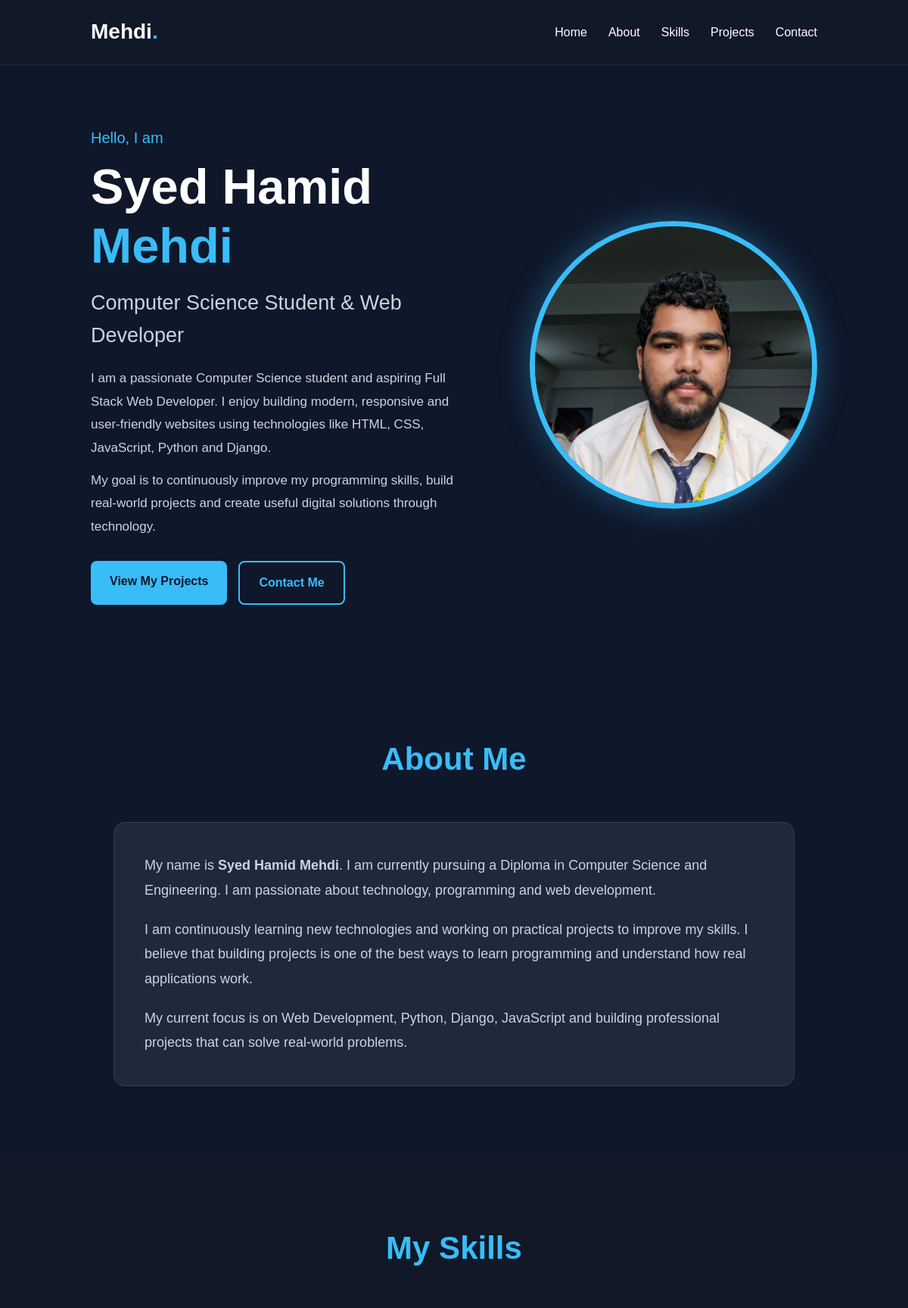
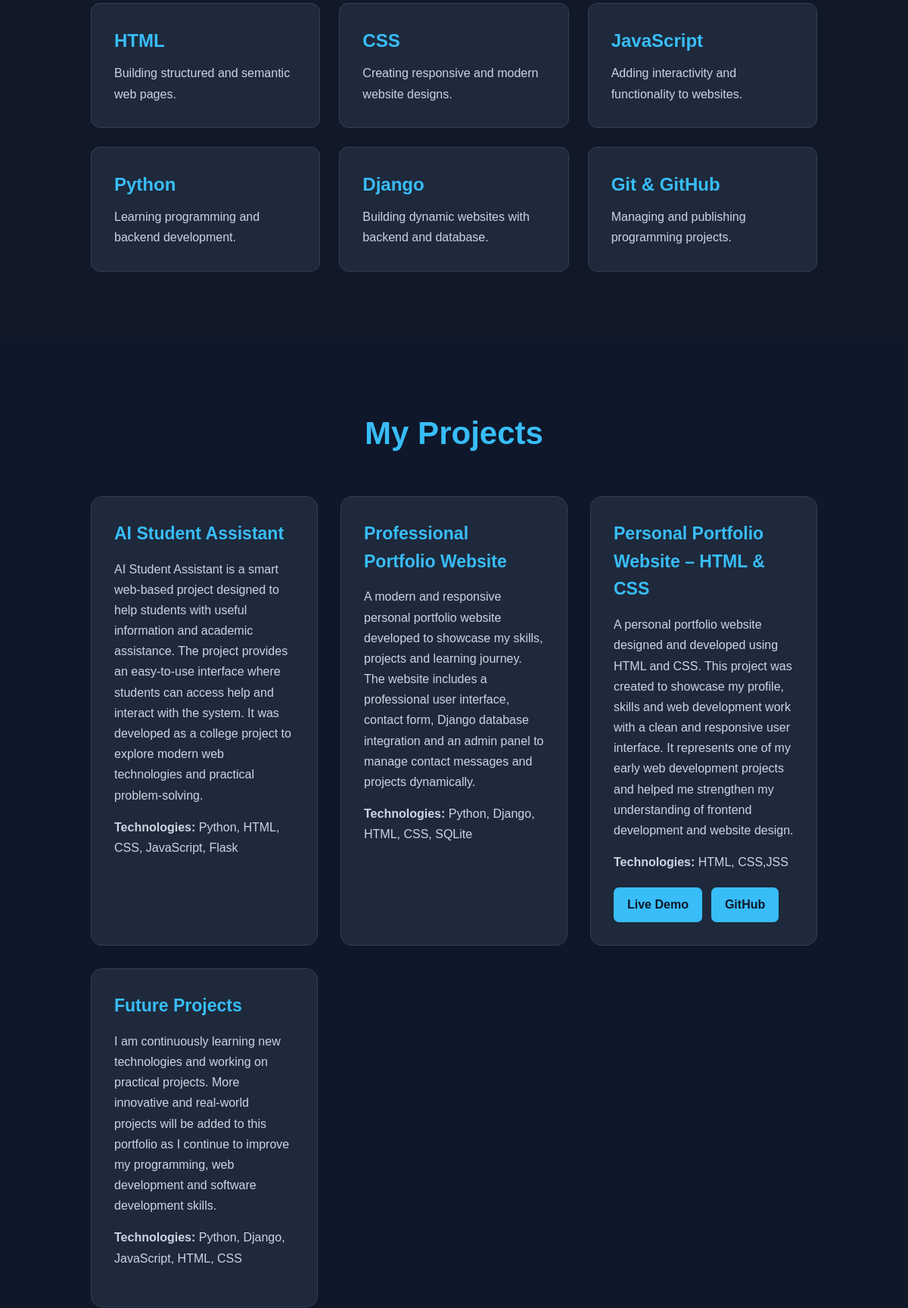
The page / (upper part) on the database its author committed (2 pictures, top to bottom).
### portfolio/models.py (models this page shows, shortened)
class Project(models.Model):
    title = models.CharField(max_length=200)
    description = models.TextField()
    technologies = models.CharField(max_length=300)
    github_link = models.URLField(blank=True)
    live_link = models.URLField(blank=True)
    image = models.ImageField(
        upload_to="projects/",
        blank=True,
        null=True
    )

### portfolio/views.py (the view, shortened to what this page needs)
# urls.py: 2. Add a URL to urlpatterns:  path('', views.home, name='home')
def home(request):
    projects = Project.objects.all()
    return render(
        request,
        "portfolio/home.html",
        {
            "projects": projects
        }
    )

### portfolio/templates/portfolio/home.html (shortened to what this page needs)
{% load static %}
<!DOCTYPE html>
<html lang="en">
<head>
    <link rel="stylesheet" href="{% static 'portfolio/css/style.css' %}">
</head>
<body>
    <nav class="navbar">
        <div class="logo">
            Mehdi<span>.</span>
        </div>
        <div class="nav-links">
            <a href="#home">Home</a>
            <a href="#about">About</a>
            <a href="#skills">Skills</a>
            <a href="#projects">Projects</a>
            <a href="#contact">Contact</a>
        </div>
    </nav>
    <section class="hero" id="home">
        <div class="hero-content">
            <p class="hello">Hello, I am</p>
            <h1>
                Syed Hamid <span>Mehdi</span>
            </h1>
            <h2>Computer Science Student & Web Developer</h2>
            <p class="hero-description">
                I am a passionate Computer Science student and aspiring
                Full Stack Web Developer. I enjoy building modern,
                responsive and user-friendly websites using technologies
                like HTML, CSS, JavaScript, Python and Django.
            </p>
            <p class="hero-description">
                My goal is to continuously improve my programming skills,
                build real-world projects and create useful digital
                solutions through technology.
            </p>
            <div class="hero-buttons">
                <a href="#projects" class="btn primary-btn">
                    View My Projects
                </a>
                <a href="#contact" class="btn secondary-btn">
                    Contact Me
                </a>
            </div>
        </div>
        <div class="hero-image">
            <div class="image-circle">
                <img
                    src="{% static 'portfolio/images/profile.jpg' %}"
                    alt="Syed Hamid Mehdi Profile Photo"
                >
            </div>
        </div>
    </section>
    <section class="about" id="about">
        <h2 class="section-title">About Me</h2>
        <div class="about-box">
            <p>
                My name is <strong>Syed Hamid Mehdi</strong>. I am currently
                pursuing a Diploma in Computer Science and Engineering.
                I am passionate about technology, programming and web
                development.
            </p>
            <p>
                I am continuously learning new technologies and working
                on practical projects to improve my skills. I believe
                that building projects is one of the best ways to learn
                programming and understand how real applications work.
            </p>
            <p>
                My current focus is on Web Development, Python, Django,
                JavaScript and building professional projects that can
                solve real-world problems.
            </p>
        </div>
    </section>
    <section class="skills" id="skills">
        <h2 class="section-title">My Skills</h2>
        <div class="skills-grid">
            <div class="skill-card">
                <h3>HTML</h3>
                <p>Building structured and semantic web pages.</p>
            </div>
            <div class="skill-card">
                <h3>CSS</h3>
                <p>Creating responsive and modern website designs.</p>
            </div>
            <div class="skill-card">
                <h3>JavaScript</h3>
                <p>Adding interactivity and functionality to websites.</p>
            </div>
            <div class="skill-card">
                <h3>Python</h3>
                <p>Learning programming and backend development.</p>
            </div>
            <div class="skill-card">
                <h3>Django</h3>
                <p>Building dynamic websites with backend and database.</p>
            </div>
            <div class="skill-card">
                <h3>Git & GitHub</h3>
                <p>Managing and publishing programming projects.</p>
            </div>
        </div>
    </section>
<section class="projects" id="projects">
    <h2 class="section-title">My Projects</h2>
    <div class="project-grid">
        {% for project in projects %}
        <div class="project-card">
            <h3>{{ project.title }}</h3>
            <p>
                {{ project.description }}
            </p>
            <p class="technologies">
                <strong>Technologies:</strong>
                {{ project.technologies }}
            </p>
            <div class="project-buttons">
                {% if project.live_link %}
                    <a href="{{ project.live_link }}" target="_blank">
                        Live Demo
                    </a>
                {% endif %}
                {% if project.github_link %}
                    <a href="{{ project.github_link }}" target="_blank">
                        GitHub
                    </a>
                {% endif %}
            </div>
        </div>
        {% empty %}
        <p class="no-project">
            Projects will be added soon.
        </p>
        {% endfor %}
    </div>
</section>
</body>
</html>

### portfolio/static/portfolio/css/style.css (style rules this page uses)
* { margin: 0; padding: 0; box-sizing: border-box; font-family: Arial, sans-serif; }
html { scroll-behavior: smooth; }
body { background: #0f172a; color: white; line-height: 1.6; }
.navbar { width: 100%; padding: 20px 10%; background: #111827; display: flex; justify-content: space-between; align-items: center; position: sticky; top: 0; z-index: 1000; border-bottom: 1px solid #1e293b; }
.logo { font-size: 28px; font-weight: bold; }
.logo span { color: #38bdf8; }
.nav-links { display: flex; gap: 28px; }
.nav-links a { color: white; text-decoration: none; font-size: 16px; transition: 0.3s; }
.hero { min-height: 90vh; display: flex; align-items: center; justify-content: space-between; gap: 70px; padding: 80px 10%; }
.hero-content { max-width: 650px; }
.hello { font-size: 20px; color: #38bdf8; margin-bottom: 10px; }
.hero h1 { font-size: 65px; line-height: 1.2; margin-bottom: 15px; }
.hero h1 span { color: #38bdf8; }
.hero h2 { font-size: 27px; font-weight: normal; color: #cbd5e1; margin-bottom: 20px; }
.hero-description { color: #cbd5e1; font-size: 17px; line-height: 1.8; margin-top: 12px; }
.hero-buttons { display: flex; gap: 15px; margin-top: 30px; }
.btn { padding: 14px 25px; border-radius: 8px; text-decoration: none; font-weight: bold; transition: 0.3s; }
.primary-btn { background: #38bdf8; color: #0f172a; }
.secondary-btn { border: 2px solid #38bdf8; color: #38bdf8; }
.hero-image { display: flex; justify-content: center; align-items: center; }
.image-circle { width: 380px; height: 380px; border-radius: 50%; overflow: hidden; border: 7px solid #38bdf8; box-shadow: 0 0 40px rgba(56, 189, 248, 0.35); }
.image-circle img { width: 100%; height: 100%; object-fit: cover; }
.about, .skills, .projects, .contact { padding: 90px 10%; }
.section-title { font-size: 42px; text-align: center; margin-bottom: 50px; color: #38bdf8; }
.about-box { max-width: 900px; margin: auto; background: #1e293b; padding: 40px; border-radius: 15px; border: 1px solid #334155; }
.about-box p { color: #cbd5e1; font-size: 18px; line-height: 1.8; margin-bottom: 20px; }
.about-box p:last-child { margin-bottom: 0; }
.skills { background: #111827; }
.skills-grid { display: grid; grid-template-columns: repeat(auto-fit, minmax(250px, 1fr)); gap: 25px; }
.skill-card { background: #1e293b; padding: 30px; border-radius: 12px; border: 1px solid #334155; transition: 0.3s; }
.skill-card h3 { font-size: 24px; color: #38bdf8; margin-bottom: 10px; }
.skill-card p { color: #cbd5e1; line-height: 1.7; }
.projects { background: #0f172a; }
.project-grid { display: grid; grid-template-columns: repeat(auto-fit, minmax(280px, 1fr)); gap: 30px; }
.project-card { background: #1e293b; padding: 30px; border-radius: 15px; border: 1px solid #334155; transition: 0.3s; }
.project-card h3 { color: #38bdf8; font-size: 23px; margin-bottom: 15px; }
.project-card p { color: #cbd5e1; line-height: 1.7; }
.technologies { margin-top: 15px; color: #cbd5e1; }
.project-buttons { display: flex; gap: 12px; margin-top: 20px; }
.project-buttons a { padding: 10px 18px; background: #38bdf8; color: #0f172a; border-radius: 7px; text-decoration: none; font-weight: bold; transition: 0.3s; }

### rows shown on the page
Project: title "AI Student Assistant", description "AI Student Assistant is a smart web-based project designed to help students with useful information and academic assistance. The project provides an easy-to-use interface where students can access help and interact with the system. It was developed as a college project to explore modern web technologies and practical problem-solving.", technologies "Python, HTML, CSS, JavaScript, Flask"
Project: title "Professional Portfolio Website", description "A modern and responsive personal portfolio website developed to showcase my skills, projects and learning journey. The website includes a professional user interface, contact form, Django database integration and an admin panel to manage contact messages and projects dynamically.", technologies "Python, Django, HTML, CSS, SQLite"
Project: title "Personal Portfolio Website – HTML & CSS", description "A personal portfolio website designed and developed using HTML and CSS. This project was created to showcase my profile, skills and web development work with a clean and responsive user interface. It represents one of my early web development projects and helped me strengthen my understanding of frontend development and website design.", technologies "HTML, CSS,JSS"
Project: title "Future Projects", description "I am continuously learning new technologies and working on practical projects. More innovative and real-world projects will be added to this portfolio as I continue to improve my programming, web development and software development skills.", technologies "Python, Django, JavaScript, HTML, CSS"
